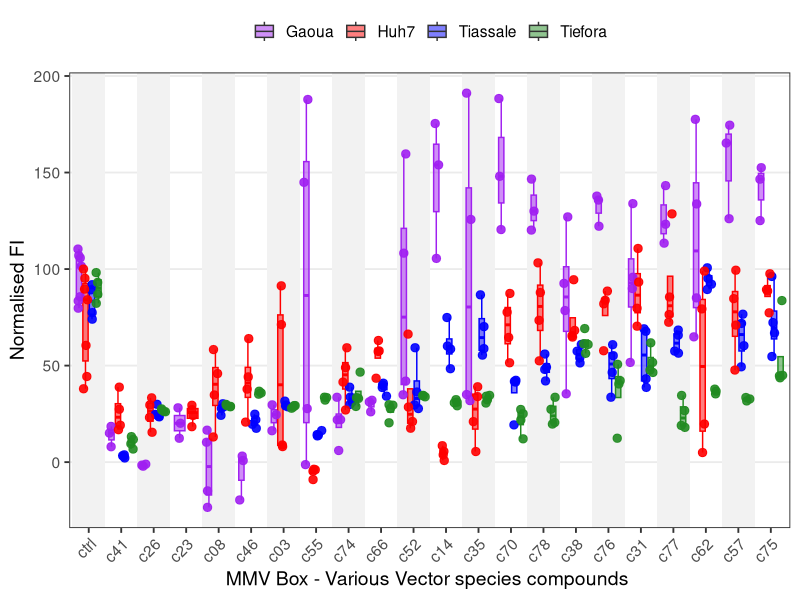

Generate this figure with R:
library(dplyr)
library(tidyr)
library(ggplot2)
library(broom)
library(purrr)
library(tibble)
library(tidyverse)

Gao <- list(
  c03 = c(16.27260827, 29.67326548, 24.5758863),
  c08 = c(-14.87804226,   -23.41641955, 16.55045283, 10.29895007),
  c14 = c(105.5248324,  153.9552777,  175.3920547),
  c23 = c(20.13037322,  12.36141166, 28.14512035),
  c26 = c(-1.060618204,  -2.107878496,  -1.552189362),
  c31 = c(51.64435895,  89.9334776,  95.75752718, 133.9077235),
  c35 = c(31.87464935,  125.7006225,  35.01643023,  191.1223318),
  c38 = c(35.40113809, 78.50979135,  127.0257273, 92.58368732),
  c41 = c(7.969330234,  15.0543667,  18.4953648),
  c46 = c(-19.59071358, 0.82017579,  3.128422965),
  c52 = c(41.97323074, 108.2391601,  34.89888061, 159.6297187),
  c55 = c(-1.285031124, 27.71766717, 144.9253293,  187.8416286),
  c57 = c(126.0960167,  165.2721007,  174.526462), 
  c62 = c(64.89540755,   85.07119767,  133.7260559,   177.5506933),
  c66 = c(26.0612861, 32.04563063, 31.21209693),   
  c70 = c(148.0350512,  120.464321, 188.3225134), 
  ctrl = c(85.70169111,  107.0209185,  101.4853998, 105.7919906, 83.5045499,  110.3677521,  79.72926224),
  c74 = c(6.02241107,  21.96585696,  22.01398812,   33.59554787),
  c75 = c(125.1079191, 152.5186132, 146.5503497),
  c76 = c(135.7388885,  122.1839513,  137.7874709),
  c77 = c(123.2247875,  143.2292998,  113.4180642),
  c78 = c(146.5954727,  130.0082725,  120.1955328)
)

Tia <- list(
  c03 = c(31.60323,	29.64656,	29.16049,	28.64146),
  c08 = c(30.23974,	28.81035,	24.23793,	27.80936),
  c14 = c(74.90526,	60.11699,	48.39348,	58.58461),
  c26 = c(29.94878,	24.7175,	23.72165,	23.45338),
  c31 = c(69.06894,	67.77026,	43.17472,	38.70993),
  c35 = c(86.65533,	70.20419,	55.4261,	58.78988),
  c38 = c(51.37765,	60.95988,	57.47794,	54.10423),
  c41 = c(3.32402,	3.775689,	2.157852,	2.991618),
  c46 = c(24.83133,	22.00452,	19.6064,	17.52622),
  c52 = c(29.63618,	27.75596,	59.25798,	36.32558),
  c55 = c(14.2851,	16.3509,	13.58163,	13.91538),
  c57 = c(49.37206,	76.61732,	60.31534,	71.85131), 
  c62 = c(100.6502,	95.19658,	92.16693,	89.41925),
  c66 = c(40.88569,	38.64946,	40.04427,	34.16498),   
  c70 = c(19.29139,	42.38452,	41.82579,	41.46309), 
  c74 = c(33.72893,	31.22866,	29.88585,	38.82681),
  c75 = c(54.7105,	72.28363,	66.86029,	96.17462),
  c76 = c(33.61678,	55.15665,	46.4899,	60.83178),
  c77 = c(57.50224,	68.39972,	65.76038,	56.43214),
  c78 = c(55.98268,	49.18887,	48.01387,	42.05272),
  ctrl = c(91.91338,	89.2712,	77.45598,	74.03748)
)

Tie <- list(
  c03 = c(29.29568,	29.27229,	27.91276,	28.52966),
  c08 = c(29.27521,	28.68169,	28.88051,	29.89504),
  c14 = c(31.03821,	29.18457,	30.76631,	32.3802),
  c26 = c(27.58512,	27.01288,	26.27387,	26.09846),
  c31 = c(61.80124,	51.66494,	47.67081,	46.44295),
  c35 = c(34.58132,	32.28376,	30.60444,	34.14424),
  c38 = c(60.95583,	61.29227,	56.3377,	69.18565),
  c41 = c(11.7695,	9.525324,	6.782222,	13.22454),
  c46 = c(35.18045,	36.72436,	35.82456),
  c52 = c(34.57567,	34.438,	33.83322),
  c55 = c(33.45462,	32.13197,	33.63163),
  c57 = c(32.722,	33.4792,	31.68945), 
  c62 = c(37.80797,	36.73678,	35.36372),
  c66 = c(29.7567,	29.49432,	20.38443,	27.73714),   
  c70 = c(25.06162,	21.85935,	12.07561,	27.27598), 
  c74 = c(28.83438,	33.41019,	32.98084,	46.62479),
  c75 = c(43.67894,	44.94911,	44.70064,	83.67655),
  c76 = c(42.20204,	50.67186,	12.38173,	40.48461),
  c77 = c(26.67965,	19.00493,	34.55116,	17.99714),
  c78 = c(19.71456,	20.54544,	27.36742,	33.58909),
  ctrl = c(98.1756,	93.08558,	86.92081,	82.26839)
)

Huh7 <- list(
  c03 = c(91.32293144, 71.24539007,   8.886997636,  8.049802994),
  c08 = c(58.30165485, 34.80220646,  45.8748621, 13.03514578),
  c14 = c(8.523877069, 5.568479117, 3.79322301, 0.852955083),
  c23 = c(29.45122143, 27.18171789,  24.15571316,   18.36091411),
  c26 = c(33.30433412, 15.46351458,  23.12434988, 29.57730496),
  c31 = c(110.6742317,  93.27974783,  70.41576044,  79.7106383),
  c35 = c(5.487785658,  20.98345154,  39.04113475,  33.95996848),
  c38 = c(94.48006304, 65.5035461,  64.77226162,  68.20929866),
  c41 = c(38.84696612, 27.41371158,   19.11237195,  16.79747833),
  c46 = c(63.98045705,  44.16012608,  37.80803783,  20.73632782),
  c52 = c(66.31048069,   28.54089835, 21.03388495, 17.5571316),
  c55 = c(-9.029472025,   -4.689676911, -3.958392435, -3.683530339),
  c57 = c(70.99826635, 47.69550827, 99.3998424,  84.68589441), 
  c62 = c(19.73774626, 4.975886525, 98.95098503, 79.36264775),
  c66 = c(57.61323877, 43.46162333,  57.31820331,  63.00457053),   
  c70 = c(77.65799842,  87.37399527, 51.47297084, 64.585658), 
  c74 = c(27.01024429,  59.23971631,  48.97399527,  41.47706856),
  c75 = c(97.57163121, 88.62726556,  89.3787234,  77.35287628),
  c76 = c(88.59196217, 57.70401891, 83.8285264,  82.00788022),
  c77 = c(72.44318361,  128.5907013,  85.53317573, 76.44255319),
  c78 = c(103.222695,  73.45437352,  87.84050433,  52.47911742),
  ctrl = c(38.00481018,  44.35099523,    89.60500494,  60.46554743, 84.09928932, 100,  95.20032959)
)

# ---------------------------
# 1. Alle Datensätze bündeln
# ---------------------------
all_data <- list(
  Gao = Gao,
  Tia = Tia,
  Tie = Tie,
  Huh7 = Huh7
)

# ---------------------------
# 2. DataFrame erstellen
# ---------------------------
df <- imap_dfr(all_data, function(dataset, dataset_name) {
  imap_dfr(dataset, function(values, compound) {
    tibble(
      Dataset = dataset_name,
      Compound = compound,
      Wert = values
    )
  })
})

# ---------------------------
# 3. Reihenfolge nach Mittelwert
# ---------------------------
compound_order <- df %>%
  group_by(Compound) %>%
  summarise(mean_value = mean(Wert, na.rm = TRUE), .groups = "drop") %>%
  arrange(mean_value) %>%
  pull(Compound)

# Kontrolle immer links
compound_order <- c("ctrl", setdiff(compound_order, "ctrl"))

# Faktor-Reihenfolge setzen
df$Compound <- factor(df$Compound, levels = compound_order)

# ---------------------------
# 4. Hintergrundbereiche
# ---------------------------
bg <- data.frame(
  xmin = seq(0.5, length(compound_order) - 0.5, by = 2),
  xmax = seq(1.5, length(compound_order) + 0.5, by = 2),
  ymin = -Inf,
  ymax = Inf
)

# ---------------------------
# 5. Plot
# ---------------------------
ggplot(df, aes(x = Compound, y = Wert)) +
  
  # Hintergrund
  geom_rect(
    data = bg,
    inherit.aes = FALSE,
    aes(
      xmin = xmin,
      xmax = xmax,
      ymin = ymin,
      ymax = ymax
    ),
    fill = "grey95"
  ) +
  
  # Boxplots
  geom_boxplot(
    aes(fill = Dataset, colour = Dataset),
    position = position_dodge(width = 0.8),
    width = 0.65,
    alpha = 0.5,
    outlier.shape = NA
  ) +
  
  # Einzelwerte
  geom_jitter(
    aes(colour = Dataset),
    position = position_jitterdodge(
      jitter.width = 0.15,
      dodge.width = 0.8
    ),
    size = 2.5,
    alpha = 0.9
  ) +
  
  scale_fill_manual(
    name = NULL,
    values = c(
      Gao = "purple",
      Tia = "blue",
      Tie = "forestgreen",
      Huh7 = "red"
    ),
    labels = c(
      Gao = "Gaoua",
      Tia = "Tiassale",
      Tie = "Tiefora",
      Huh7 = "Huh7"
    )
  ) +
  
  scale_colour_manual(
    values = c(
      Gao = "purple",
      Tia = "blue",
      Tie = "forestgreen",
      Huh7 = "red"
    ),
    guide = "none"
  ) +
  
  labs(x = "MMV Box - Various Vector species compounds ",
       y = "Normalised FI") +
  
  theme_bw(base_size = 14) +
  
  theme(
    axis.text.x = element_text(
      angle = 45,
      hjust = 1
    ),
    panel.grid.major.x = element_blank(),
    panel.grid.minor.x = element_blank(),
    panel.grid.minor.y = element_blank(),
    legend.position = "top"
  )
